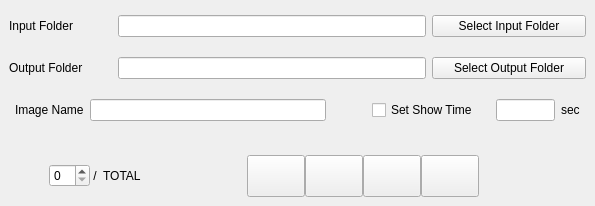
                  <widget class="QWidget" name="Img_Page">
                   <layout class="QVBoxLayout" name="verticalLayout_7" stretch="2,2,2,3">
                    <property name="spacing">
                     <number>10</number>
                    </property>
                    <property name="leftMargin">
                     <number>0</number>
                    </property>
                    <property name="topMargin">
                     <number>0</number>
                    </property>
                    <property name="rightMargin">
                     <number>0</number>
                    </property>
                    <property name="bottomMargin">
                     <number>0</number>
                    </property>
                    <item>
                     <widget class="QWidget" name="Img_Input" native="true">
                      <layout class="QHBoxLayout" name="horizontalLayout_18">
                       <property name="topMargin">
                        <number>15</number>
                       </property>
                       <property name="bottomMargin">
                        <number>5</number>
                       </property>
                       <item>
                        <widget class="QLabel" name="lab_img_input_select">
                         <property name="sizePolicy">
                          <sizepolicy hsizetype="Preferred" vsizetype="Preferred">
                           <horstretch>2</horstretch>
                           <verstretch>0</verstretch>
                          </sizepolicy>
                         </property>
                         <property name="text">
                          <string>Input Folder</string>
                         </property>
                        </widget>
                       </item>
                       <item>
                        <widget class="QLineEdit" name="edit_img_input">
                         <property name="sizePolicy">
                          <sizepolicy hsizetype="Expanding" vsizetype="Fixed">
                           <horstretch>6</horstretch>
                           <verstretch>0</verstretch>
                          </sizepolicy>
                         </property>
                         <property name="dragEnabled">
                          <bool>true</bool>
                         </property>
                         <property name="readOnly">
                          <bool>true</bool>
                         </property>
                        </widget>
                       </item>
                       <item>
                        <widget class="QPushButton" name="btn_img_input">
                         <property name="sizePolicy">
                          <sizepolicy hsizetype="Minimum" vsizetype="Fixed">
                           <horstretch>3</horstretch>
                           <verstretch>0</verstretch>
                          </sizepolicy>
                         </property>
                         <property name="text">
                          <string>Select Input Folder</string>
                         </property>
                        </widget>
                       </item>
                      </layout>
                     </widget>
                    </item>
                    <item>
                     <widget class="QWidget" name="Img_Output" native="true">
                      <layout class="QHBoxLayout" name="horizontalLayout_19">
                       <property name="topMargin">
                        <number>5</number>
                       </property>
                       <property name="bottomMargin">
                        <number>5</number>
                       </property>
                       <item>
                        <widget class="QLabel" name="lab_img_output">
                         <property name="sizePolicy">
                          <sizepolicy hsizetype="Preferred" vsizetype="Preferred">
                           <horstretch>2</horstretch>
                           <verstretch>0</verstretch>
                          </sizepolicy>
                         </property>
                         <property name="text">
                          <string>Output Folder</string>
                         </property>
                        </widget>
                       </item>
                       <item>
                        <widget class="QLineEdit" name="edit_img_output">
                         <property name="sizePolicy">
                          <sizepolicy hsizetype="Expanding" vsizetype="Fixed">
                           <horstretch>6</horstretch>
                           <verstretch>0</verstretch>
                          </sizepolicy>
                         </property>
                         <property name="dragEnabled">
                          <bool>true</bool>
                         </property>
                         <property name="readOnly">
                          <bool>true</bool>
                         </property>
                        </widget>
                       </item>
                       <item>
                        <widget class="QPushButton" name="btn_img_output">
                         <property name="sizePolicy">
                          <sizepolicy hsizetype="Minimum" vsizetype="Fixed">
                           <horstretch>3</horstretch>
                           <verstretch>0</verstretch>
                          </sizepolicy>
                         </property>
                         <property name="text">
                          <string>Select Output Folder</string>
                         </property>
                        </widget>
                       </item>
                      </layout>
                     </widget>
                    </item>
                    <item>
                     <widget class="QWidget" name="Img_Option" native="true">
                      <layout class="QHBoxLayout" name="horizontalLayout_21">
                       <property name="leftMargin">
                        <number>15</number>
                       </property>
                       <property name="topMargin">
                        <number>5</number>
                       </property>
                       <property name="rightMargin">
                        <number>15</number>
                       </property>
                       <property name="bottomMargin">
                        <number>15</number>
                       </property>
                       <item>
                        <widget class="QLabel" name="lab_img_name">
                         <property name="sizePolicy">
                          <sizepolicy hsizetype="Preferred" vsizetype="Preferred">
                           <horstretch>1</horstretch>
                           <verstretch>0</verstretch>
                          </sizepolicy>
                         </property>
                         <property name="text">
                          <string>Image Name</string>
                         </property>
                        </widget>
                       </item>
                       <item>
                        <widget class="QLineEdit" name="edit_img_name">
                         <property name="sizePolicy">
                          <sizepolicy hsizetype="Expanding" vsizetype="Fixed">
                           <horstretch>4</horstretch>
                           <verstretch>0</verstretch>
                          </sizepolicy>
                         </property>
                        </widget>
                       </item>
                       <item>
                        <spacer name="horizontalSpacer_4">
                         <property name="orientation">
                          <enum>Qt::Horizontal</enum>
                         </property>
                         <property name="sizeHint" stdset="0">
                          <size>
                           <width>40</width>
                           <height>20</height>
                          </size>
                         </property>
                        </spacer>
                       </item>
                       <item>
                        <widget class="QCheckBox" name="cbx_set_show_time">
                         <property name="sizePolicy">
                          <sizepolicy hsizetype="Minimum" vsizetype="Fixed">
                           <horstretch>2</horstretch>
                           <verstretch>0</verstretch>
                          </sizepolicy>
                         </property>
                         <property name="text">
                          <string>Set Show Time</string>
                         </property>
                        </widget>
                       </item>
                       <item>
                        <widget class="QLineEdit" name="edit_set_show_time">
                         <property name="sizePolicy">
                          <sizepolicy hsizetype="Expanding" vsizetype="Fixed">
                           <horstretch>1</horstretch>
                           <verstretch>0</verstretch>
                          </sizepolicy>
                         </property>
                        </widget>
                       </item>
                       <item>
                        <widget class="QLabel" name="lab_set_show_time">
                         <property name="text">
                          <string>sec</string>
                         </property>
                        </widget>
                       </item>
                      </layout>
                     </widget>
                    </item>
                    <item>
                     <widget class="QWidget" name="Img_Control" native="true">
                      <layout class="QHBoxLayout" name="horizontalLayout_20">
                       <property name="spacing">
                        <number>0</number>
                       </property>
                       <item>
                        <spacer name="spa_img_control_1">
                         <property name="orientation">
                          <enum>Qt::Horizontal</enum>
                         </property>
                         <property name="sizeHint" stdset="0">
                          <size>
                           <width>40</width>
                           <height>20</height>
                          </size>
                         </property>
                        </spacer>
                       </item>
                       <item>
                        <widget class="QSpinBox" name="spb_img_cur_idx"/>
                       </item>
                       <item>
                        <widget class="QLabel" name="lab_img_total_num">
                         <property name="text">
                          <string> /  TOTAL</string>
                         </property>
                        </widget>
                       </item>
                       <item>
                        <spacer name="spa_img_control_2">
                         <property name="orientation">
                          <enum>Qt::Horizontal</enum>
                         </property>
                         <property name="sizeHint" stdset="0">
                          <size>
                           <width>106</width>
                           <height>20</height>
                          </size>
                         </property>
                        </spacer>
                       </item>
                       <item>
                        <widget class="QPushButton" name="btn_img_play">
                         <property name="sizePolicy">
                          <sizepolicy hsizetype="Fixed" vsizetype="Fixed">
                           <horstretch>0</horstretch>
                           <verstretch>0</verstretch>
                          </sizepolicy>
                         </property>
                         <property name="minimumSize">
                          <size>
                           <width>58</width>
                           <height>42</height>
                          </size>
                         </property>
                         <property name="text">
                          <string/>
                         </property>
                        </widget>
                       </item>
                       <item>
                        <widget class="QPushButton" name="btn_img_pause">
                         <property name="minimumSize">
                          <size>
                           <width>58</width>
                           <height>42</height>
                          </size>
                         </property>
                         <property name="text">
                          <string/>
                         </property>
                        </widget>
                       </item>
                       <item>
                        <widget class="QPushButton" name="btn_img_stop">
                         <property name="minimumSize">
                          <size>
                           <width>58</width>
                           <height>42</height>
                          </size>
                         </property>
                         <property name="text">
                          <string/>
                         </property>
                        </widget>
                       </item>
                       <item>
                        <widget class="QPushButton" name="btn_img_result">
                         <property name="minimumSize">
                          <size>
                           <width>58</width>
                           <height>42</height>
                          </size>
                         </property>
                         <property name="text">
                          <string/>
                         </property>
                        </widget>
                       </item>
                       <item>
                        <spacer name="spa_img_control_3">
                         <property name="orientation">
                          <enum>Qt::Horizontal</enum>
                         </property>
                         <property name="sizeHint" stdset="0">
                          <size>
                           <width>107</width>
                           <height>20</height>
                          </size>
                         </property>
                        </spacer>
                       </item>
                      </layout>
                     </widget>
                    </item>
                   </layout>
                  </widget>
